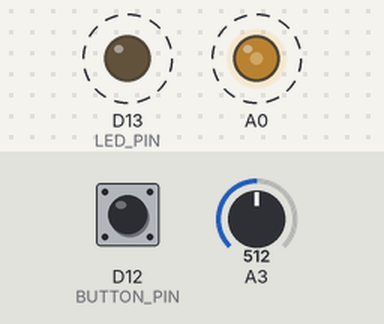
A sketch run on a simulated Arduino Zero (SAMD21). Shown: output pins drawn as LEDs (lit = HIGH). Dashed ring = blinking. The test bench sets the inputs (shaded band); at power-on: D12 (BUTTON_PIN) HIGH, A3 = 512 (analog values on the 0–1023 scale). What the sketch prints to the serial monitor is not drawn.

Above: at 1.2 s.
1.3 s: D12 (BUTTON_PIN) pulled LOW for 3.2 s
At 2.8 s:
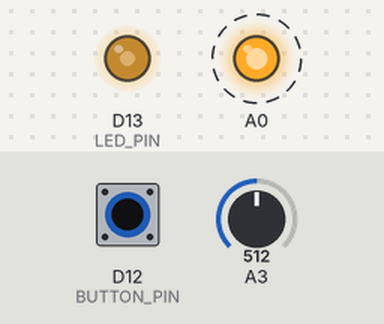
6.0 s: D12 (BUTTON_PIN) pulled LOW for 1 s
9.0 s: D12 (BUTTON_PIN) pulled LOW for 0.15 s
Timing chart, 0 to 19.0 s (numbered marks = the images above; inputs shaded):
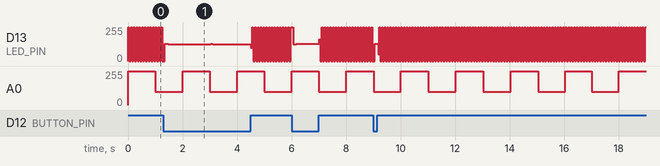

The sketch:

Exponential_Smoothing_Example.ino
```cpp
// This sketch will contain the core code for your work in the course.
// Make sure you keep an up to date copy, and correct any problems revealed
// in your assignments. This code will be the basis for some test answers.

// If you get an error here, check the previous tabs for mismatched { } and ( )
// that spilled over from the code you wrote in the main tab or the get tab!
#include <RTClib.h>           // Because Itsy Bitsy M0 needs it for printf("%8.3f...

// Global Variables are available throughout the code and don't lose their values like locals
unsigned long timeLast = 0;  // the last time we went through the loop, microseconds
unsigned long timeNow = micros();      // the time we started this loop, microseconds
unsigned long dt = timeNow - timeLast; // the time difference since last loop, microseconds

#define N_ANALOG     6        // total number of analog pins to allow for
#define BUTTON_PIN  12        // the pin with the button
#define LED_PIN     13        // the pin with the built-in LED
#define LOW_PIN 10            // so you can put the button between 10 and 12
#define HI_PIN 2
#define vRef 3.300  // this voltage value should be adjusted to match your own hardware
#define rRef 10000  // this resistance value should be adjusted to match your own hardware

double AtomV = vRef / 65.535;     // convert 16 bit unsigned from ADC to mV
double AtoV  = vRef / 65535.;     // convert 16 bit unsigned from ADC to V

void setup() {
  Serial.begin(115200);     // set the serial port speed
  while(!Serial && millis() < 5000);
  Serial.printf("Time [s], A3, A3 Smoothed\n"); // provide headings to name the outputs
  pinMode(12,INPUT_PULLUP);
  pinMode(13,OUTPUT);
  analogReadResolution(16);
}

void loop() {
  timeLast = timeNow;      // save the old value before getting the new one
  timeNow = micros();      // the time we started this loop, microseconds
  dt = timeNow - timeLast; // the time difference since last loop, microseconds

  //unsigned long timeNow2 = t2();         // just a test to show time passes
  //unsigned long timeNow3 = t3();         // move along
  float timeNowS = timeNow / 1000000.;   // time now in seconds, float so it will have decimals

  // put a slowly changing square wave on A0 for testing (connect A0 and A3 to read it)
  if(timeNow % 2000000 < 1000000) analogWrite(A0,1000); else analogWrite(A0,100);

  // get input and calculate values
  int d = digitalRead(12);
  unsigned a = analogRead(A3);
  byte led = digitalRead(13);
  unsigned long tau = 1000000;  //time constant, we used microseconds
  // since dt usually less than tau, we must cast the calculation as (float) to avoid e.g., 3333/1000000 = 0
  float w = (float) dt/tau; // weight to give the latest reading of a in smoothing
  static float as = 0;      // exponentially smoothed version of a, static it stays
  if(w < 1.0)
    as = w * a + (1-w) * as; // weighted average will smooth the data to reduce noise
  else as = a;               // use the latest value if it has been a long time, dt > tau
  if(led == 1) digitalWrite(13,0);
  else digitalWrite(13,1);

  Serial.printf("%8.3f, %5u, %9.3f\n", timeNowS, a, as);

  if(digitalRead(BUTTON_PIN)) delay(50);  // if the button is pushed, delay 50
}
```

Measured:
- by itself, A0: alternates 255/255 for 1.0 s and 100/255 for 1.0 s
